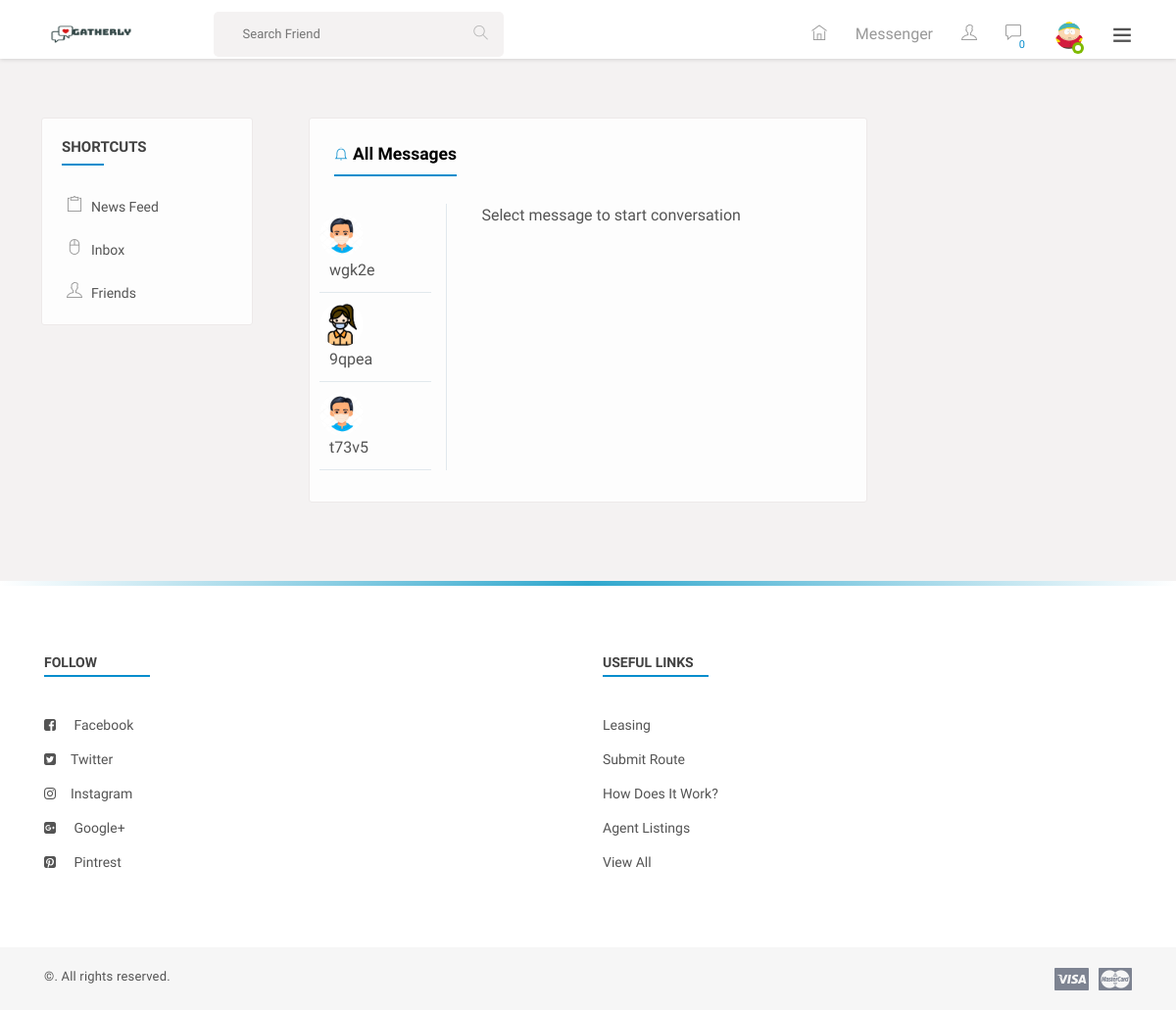
The app's page /messages/ (signed in) with its own data.
### accounts/models.py (models this page shows, shortened)
class User(AbstractUser):
    username = models.CharField(
        'username',
        max_length=50,
        unique=True,
        help_text='Required. 50 characters or fewer. Letters, digits and @/./+/-/_ only.',
        error_messages={
            'unique': "A user with that username already exists.",
        },
    )
    email = models.EmailField(unique=True, blank=False,
                              error_messages={
                                  'unique': "A user with that email already exists.",
                              })
    gender = models.CharField(max_length=20)
    status = models.BooleanField(default=False)
    about = models.TextField(blank=True)
    USERNAME_FIELD = "email"
    REQUIRED_FIELDS = ["username", "gender"]

### userprofile/models.py (models this page shows)
class Profile(models.Model):
    user = models.OneToOneField(User, on_delete=models.DO_NOTHING, related_name='profile')
    profile_image = models.ImageField(upload_to='avatars', default='avatars/guest.png')
    cover_image = models.ImageField(upload_to='avatars', default='avatars/cover.png')
    phone = models.CharField(max_length=20, blank=True)
    city = models.CharField(max_length=20, blank=True)
    country = models.CharField(max_length=20, blank=True)

### friends/models.py (models this page shows)
class Friend(models.Model):
    user = models.ForeignKey(User, on_delete=models.CASCADE)  # who sent the request
    friend = models.ForeignKey(User, on_delete=models.CASCADE, related_name='friends')  # who will receive the request
    status = models.CharField(max_length=20, default='requested')
    created_at = models.DateTimeField(default=now)

### communications/views.py (the view)
# urls.py: path('', all_messages, name="all-messages"),
def all_messages(request):
    friends_one = Friend.objects.filter(friend=request.user, status='friend')
    friends_two = Friend.objects.filter(user=request.user, status='friend')
    friends = friends_one | friends_two
    return render(request, "communications/all-messages.html", {'friends': friends})

### templates/communications/all-messages.html
{% extends 'base.html' %}
{% load static %}
{% block content %}
    <section>
        <div class="gap gray-bg">
            <div class="container-fluid">
                <div class="row">
                    <div class="col-lg-12">
                        <div class="row" id="page-contents">
                            <div class="col-lg-3">
                                <aside class="sidebar static">
                                    <div class="widget stick-widget">
                                        <h4 class="widget-title">Shortcuts</h4>
                                        <ul class="naves">
                                            <li>
                                                <i class="ti-clipboard"></i>
                                                <a href="{% url 'core:home' %}" title="">News feed</a>
                                            </li>
                                            <li>
                                                <i class="ti-mouse-alt"></i>
                                                <a href="#" title="">Inbox</a>
                                            </li>
                                            <li>
                                                <i class="ti-user"></i>
                                                <a href="#" title="">friends</a>
                                            </li>
                                        </ul>
                                    </div>
                                </aside>
                            </div>
                            <div class="col-lg-6">
                                <div class="central-meta">
                                    <div class="messages">
                                        <h5 class="f-title"><i class="ti-bell"></i>All Messages </h5>
                                        <div class="message-box row">
                                            <ul class="peoples col-md-3">
                                                {% for friend in friends %}
                                                    <li>
                                                        <figure>
                                                            {% if friend.user.username == request.user.username %}
                                                                {% if friend.friend.gender == 'male' %}
                                                                    <img src="{% static 'images/male.jpg' %}" alt="male">
                                                                {% else %}
                                                                    <img src="{% static 'images/female.png' %}" alt="female">
                                                                {% endif %}
                                                            {% else %}
                                                                {% if friend.user.gender == 'male' %}
                                                                    <img src="{% static 'images/male.jpg' %}" alt="male">
                                                                {% else %}
                                                                    <img src="{% static 'images/female.png' %}" alt="female">
                                                                {% endif %}
                                                            {% endif %}
                                                        </figure>
                                                        <div class="people-name">
                                                            {% if friend.user.username == request.user.username %}
                                                                <a href="{% url 'communications:messages-with-one-friend' friend.friend.username %}">{{ friend.friend.username }}</a>
                                                            {% else %}
                                                                <a href="{% url 'communications:messages-with-one-friend' friend.user.username %}">{{ friend.user.username }}</a>
                                                            {% endif %}
                                                        </div>
                                                    </li>
                                                {% endfor %}
                                            </ul>
                                            <div class="peoples-mesg-box col-md-9">
                                                <div class="text-center">
                                                    Select message to start conversation
                                                </div>
                                            </div>
                                        </div>
                                    </div>
                                </div>
                            </div>
                            <div class="col-lg-3">
                            </div>
                        </div>
                    </div>
                </div>
            </div>
        </div>
    </section>
{% endblock %}

### templates/base.html (shortened to what this page needs)
{% load static %}
<!DOCTYPE html>
<html lang="en">
<head>
    {% include 'includes/stylesheets.html' %}
</head>
<body>
<div class="theme-layout">
    <div class="topbar stick">
        <div class="logo">
            <a title="" href="/"><img src="{% static 'images/logo.png' %}" alt="" style="height: 70px; width: 90px"></a>
        </div>
        <div class="top-area">
            <div class="top-search">
                <form method="post" class="">
                    <input type="text" placeholder="Search Friend">
                    <button data-ripple><i class="ti-search"></i></button>
                </form>
            </div>
            <ul class="setting-area">
                <li><a href="{% url 'core:home' %}" title="Home" data-ripple=""><i class="ti-home"></i></a></li>
                <li><a href="{% url 'communications:all-messages' %}" class="link">Messenger</a></li>
                <li>
                    <a href="#" title="Notification" data-ripple="">
                        <i class="ti-user"></i>
                    </a>
                </li>
                <li>
                    <a href="#" title="Messages" data-ripple=""><i class="ti-comment"></i><span id="total-like-comment-notifications">0</span></a>
                </li>
            </ul>
            <div class="user-img">
                <img src="{{ request.user.profile.profile_image.url }}" alt="" style="height: 40px; width: 40px;">
                <span class="status f-online"></span>
            </div>
            <span class="ti-menu main-menu" data-ripple=""></span>
        </div>
    </div>
    {% block content %}{% endblock %}
    <footer>
        <div class="container">
            <div class="row">
                <div class="col-lg-6 col-md-4">
                    <div class="widget">
                        <div class="widget-title"><h4>follow</h4></div>
                        <ul class="list-style">
                            <li><i class="fa fa-facebook-square"></i> <a href="https://web.facebook.com/shopcircut/" title="">facebook</a></li>
                            <li><i class="fa fa-twitter-square"></i><a href="https://twitter.com/login?lang=en" title="">twitter</a></li>
                            <li><i class="fa fa-instagram"></i><a href="https://www.instagram.com/?hl=en" title="">instagram</a></li>
                            <li><i class="fa fa-google-plus-square"></i> <a href="https://plus.google.com/discover" title="">Google+</a></li>
                            <li><i class="fa fa-pinterest-square"></i> <a href="https://www.pinterest.com/" title="">Pintrest</a></li>
                        </ul>
                    </div>
                </div>
                <div class="col-lg-6 col-md-4">
                    <div class="widget">
                        <div class="widget-title"><h4>useful links</h4></div>
                        <ul class="list-style">
                            <li><a href="#" title="">leasing</a></li>
                            <li><a href="#" title="">submit route</a></li>
                            <li><a href="#" title="">how does it work?</a></li>
                            <li><a href="#" title="">agent listings</a></li>
                            <li><a href="#" title="">view All</a></li>
                        </ul>
                    </div>
                </div>
            </div>
        </div>
    </footer>
    <div class="bottombar">
        <div class="container">
            <div class="row">
                <div class="col-md-12">
                    <span class="copyright">©. All rights reserved.</span>
                    <i><img src="images/credit-cards.png" alt=""></i>
                </div>
            </div>
        </div>
    </div>
</div>
</body>
</html>

### static/css/color.css (style rules this page uses)
.product-carousel .owl-nav .owl-prev::before, .product-carousel .owl-nav .owl-next::before, .product-caro .owl-prev:hover:before, .product-caro .owl-next:hover:before, .log-reg-area form .forgot-pwd, .log-reg-area form .already-have, .log-reg-area > p a, .top-area > ul > li > a > span, .timeline-info > ul li a.active, .timeline-info > ul li a:hover, .dropdowns > a.more-mesg, .activity-meta > h6 a, .activity-meta > span a:hover, .friend-name > ins, .description > p a, .we-reply, .sidebar .widget li:hover > a, .sidebar .widget li:hover > i, .friend-meta > a, .user-setting > a:hover, .we-comet li a.showmore, .twiter-feed > li p a, .tutor-links > li i, .tutor-links > li:hover, .pepl-info > span, .page-meta > a, .frnds .nav-tabs .nav-item a.active, .f-title i, #work > div a, .basics > li i, .education > li i, .groups > span i, a.forgot-pwd, .friend-meta > h4 a:hover, .x_title > h2, .post-meta .detail > span, .add-btn > a:hover, .top-area > ul.main-menu > li > ul li a:hover, .dropdowns.active > a i, .user-setting > a i, .form-group input.form-file ~ .control-label, .form-group input.has-value ~ .control-label, .form-group input:focus ~ .control-label, .form-group input:valid ~ .control-label, .form-group select ~ .control-label, .form-group textarea.form-file ~ .control-label, .form-group textarea.has-value ~ .control-label, .form-group textarea:focus ~ .control-label, .form-group textarea:valid ~ .control-label, .flaged > h3, .invition .friend-meta a.invite:hover, .more-optns > ul li:hover, .post-title > h4 a:hover, .post-title .p-date a:hover, .l-post .l-post-meta > h4 a:hover, .read:hover, blockquote, .tags > a:hover, .comment-titles > span, .help-list > ul li a:hover i, .carrer-title > h2 > span, .carrer-title > span a, .open-position > h4 a:hover, .option-set.icon-style > li > a.selected, .category-box > i, .getquot-baner > a, .branches-box > ul li i, .help-topic-result > h2 a:hover, .product-name > h5 a:hover, .full-postmeta .shopnow, .prices.style2 ins span, .single-btn > li > a.active, .total-box > ul > li.final-total, .logout-meta > p a, .forum-list table tbody tr td i, .forum-list table tbody tr td a, .widget ul.recent-topics > li > i, .date-n-reply > a, .topic-data > span, .help-list > ul li a:hover, .employer-info h2, .job-detail > ul li i, .company-intro > a { color: #088dcd; }
#nprogress .bar, .timeline-info > ul li a::before, .add-btn > a, .activitiez > li::before, form button, .colla-apps > li a:hover, a.underline:before, .setting-row input:checked + label, .user-avatar:hover .edit-phto, .error-meta > a, .color-bg, .add-butn, .nav.nav-tabs.likes-btn > li a.active, a.dislike-btn, .drop > a:hover, .btn-view.btn-load-more:hover, .accordion .card h5 button[aria-expanded="true"], .chat-head, .f-page > figure em, .inbox-panel-head > ul > li > a, .nav-tabs--left .nav-link.active, .nav-tabs--left .nav-link.active:hover, footer .widget-title h4::before, #topcontrol, .sidebar .widget-title::before, .f-title::before, .g-post-classic > figure > i::after, .purify > a, .help-list > a:hover, .open-position::before, .info > a, .category-box:hover, .category-box.selected, a.main-btn, .section-heading::before, .getquot-baner, .more-branches > h4::before, .is-helpful > a, .cart-optionz > li > a:hover, .paginationz > li a:hover, .paginationz > li a.active, .shopping-cart, a.btn2:hover, .form-submit > input[type="submit"], button.submit-checkout, .delete-cart:hover, .proceed .button, .amount-area .update-cart, a.addnewforum, .apply-bttons > a { background: #088dcd; }

### static/css/responsive.css (style rules this page uses)
@media screen and (max-width: 1281px) and (min-width: 1024px) { footer .widget-title h4 { font-size: 14px; } }
@media screen and (max-width: 1281px) and (min-width: 1024px) { .sidebar .widget li > a { font-size: 14px; } }
@media screen and (max-width: 1281px) and (min-width: 1024px) { .peoples-mesg-box { width: 63.4%; } }

### records on screen
User: user.profile.profile_image (picture)
Friend: user.username "wgk2e"
Friend: user.username "9qpea"
Friend: friend.username "t73v5"
